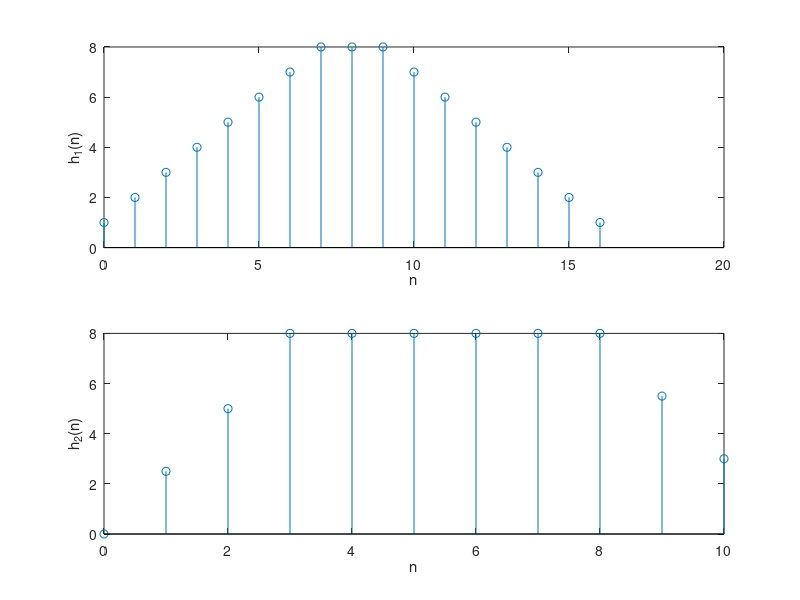

Here is the MATLAB script that generated this plot:
h1n = ones(1,10);  % h1(n)  1:10
h2n = [0,2.5,2.5,3];  % h2(2)

x1n = ones(1, 8);

y1n = conv(h1n , x1n);
y2n = conv(h2n, x1n);
subplot(211)
stem(0:length(y1n)-1,y1n);
xlabel("n")
ylabel("h_1(n)")
subplot(212)
stem(0:length(y2n)-1,y2n);

xlabel("n")
ylabel("h_2(n)")